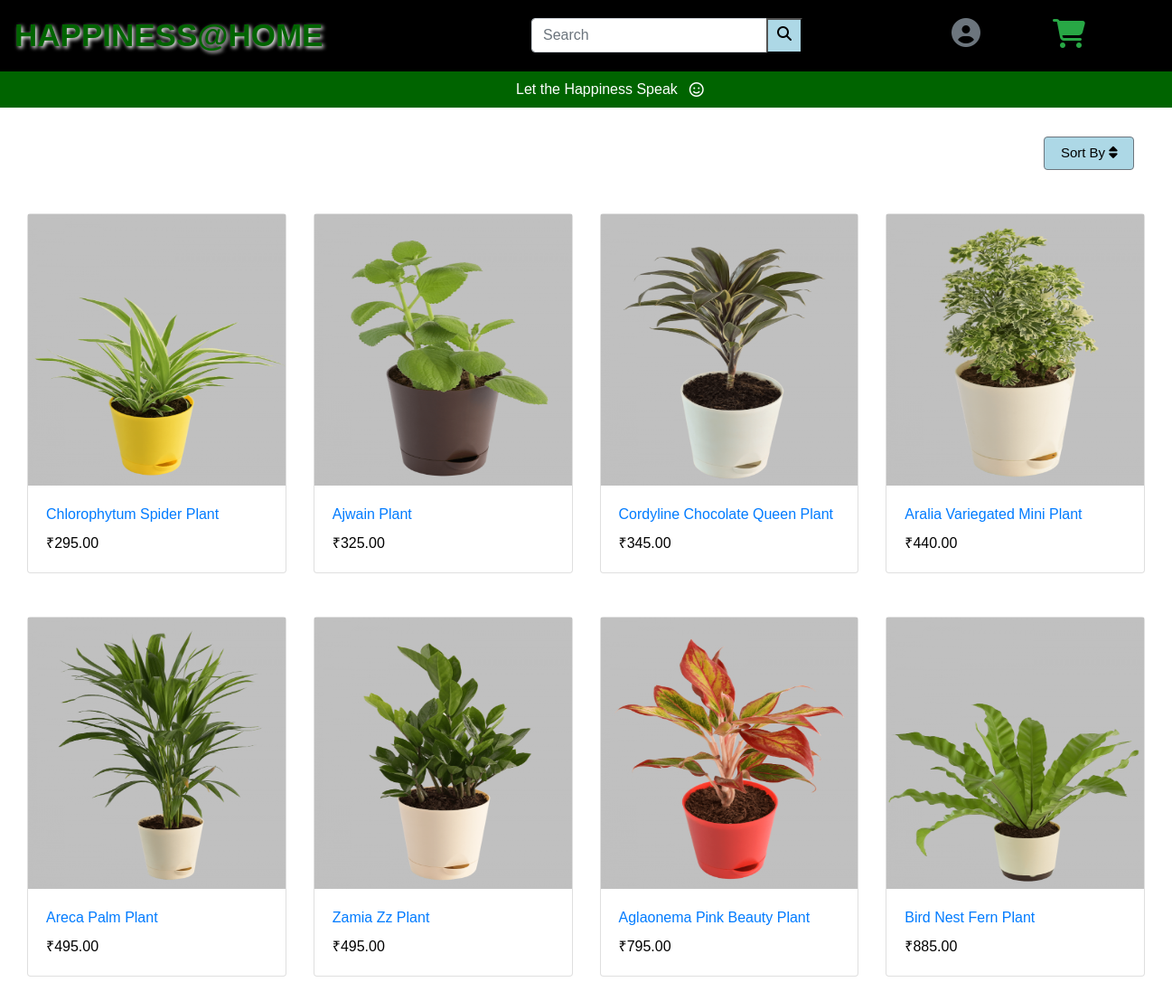
/sort_low_to_high, run on the app's committed database.
### plant/models.py (models this page shows, shortened)
class Product(models.Model) :
    name = models.CharField(max_length = 200, null = True)
    price = models.DecimalField(max_digits = 7, decimal_places = 2, null = True)
    image = models.ImageField(null = True, blank = True)
    image1 = models.ImageField(null = True, blank = True)
    image2 = models.ImageField(null = True, blank = True)
    @property
    def imageURL(self):
        try :
            url = self.image.url
        except :
            url = ''
        return url

### plant/views.py (the view)
# urls.py: path('sort_low_to_high', views.sort_low_to_high, name = 'sort_low_to_high'),
def sort_low_to_high(request):
    if request.user.is_authenticated:
        customer = request.user.customer
        products = Product.objects.order_by('price')
        order = Order.objects.get(customer = customer,complete = False)
        cartItems = order.get_cart_quantity
    else:
        products = Product.objects.order_by('price')
        cartItems = ''
    context = {
    'products':products,
    'cartItems' : cartItems
    }
    return render(request,'plant/home.html',context)

### plant/templates/plant/home.html (shortened to what this page needs)
{% extends "plant/base.html" %}
{% load static %}
{% block content %}
<link rel="stylesheet" type="text/css" href="{% static 'css/style_home2.css' %}" >
<div id = "services" class="jumbotron jumbotron-fluid">
  <p class = "d-flex justify-content-center p-2  pr-5 sm-12" id = "happiness">
    Let the Happiness Speak &nbsp <i class="far fa-smile p-1"></i>
  </p>
  <div id = "dropdown" class="dropdown pt-3">
    <button class="btn btn-secondary" type="button" id="dropdownMenuButton" data-toggle="dropdown" aria-haspopup="true" aria-expanded="false">
      Sort By&nbsp<i class="fas fa-sort"></i>
    </button>
  </div>
          <div class="container-fluid">
            <div class="row">
              {% for product in products %}
              <div id = "project_card" class="col-md-3 sm-6 sm-6 pt-5">
                <div id = "card_box" class="card">
                  <a href="{% url 'plants' product.id %}">
                    <img id ="card_image"  alt=".." src="{{product.imageURL}}"></a>
                  <div class="card-body">
                    <a id = "sub_heading"  href ="{% url 'plants' product.id %}" class="card-title">{{product.name}}</a>
                    <p id = "amount" class="card-text pt-2">₹{{product.price}}</p>
                  </div>
                </div>
              </div>
              {% endfor %}
            </div>
          </div>
        </div>
{% endblock %}

### static/css/style_base.css (style rules this page uses)
html { scroll-behavior: smooth; }
body { font-family: 'Trebuchet MS', 'Lucida Sans Unicode', 'Lucida Grande', 'Lucida Sans', Arial, sans-serif; overflow-x: hidden; height: 100%; }

### static/css/style_home2.css (style rules this page uses)
html body { margin: 0px; color:black; background-color: white; }
#card_image { width:100%; height:300px; background-color: silver; }
#services { margin: 0px; background-color: white; }
#dropdown { margin-left: 90%; }
#dropdownMenuButton { width:100px; background-color: lightblue; font-size: 15px; color:black; }
#happiness { background-color: darkgreen; height:40px; width:110%; margin-left: -15px; margin-top: -9px; text-align: center; color:white; font-family: 'Trebuchet MS','Lucida Sans Unicode', 'Lucida Grande', 'Lucida Sans', Arial, sans-serif; }

### data on the page
Product: imageURL (picture), name "Chlorophytum Spider Plant", price "295.00"
Product: imageURL (picture), name "Ajwain Plant", price "325.00"
Product: imageURL (picture), name "Cordyline Chocolate Queen Plant", price "345.00"
Product: imageURL (picture), name "Aralia Variegated Mini Plant", price "440.00"
Product: imageURL (picture), name "Areca Palm Plant", price "495.00"
Product: imageURL (picture), name "Zamia Zz Plant", price "495.00"
Product: imageURL (picture), name "Aglaonema Pink Beauty Plant", price "795.00"
Product: imageURL (picture), name "Bird Nest Fern Plant", price "885.00"
